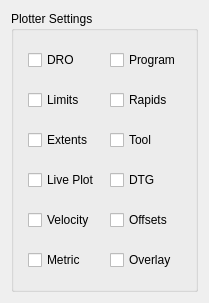
            <widget class="QWidget" name="tab_8">
             <attribute name="title">
              <string>Plotter</string>
             </attribute>
             <layout class="QVBoxLayout" name="verticalLayout_14">
              <item>
               <widget class="QGroupBox" name="groupBox_11">
                <property name="title">
                 <string>Plotter Settings</string>
                </property>
                <layout class="QVBoxLayout" name="verticalLayout_15">
                 <item>
                  <layout class="QGridLayout" name="gridLayout_3">
                   <property name="leftMargin">
                    <number>5</number>
                   </property>
                   <property name="topMargin">
                    <number>5</number>
                   </property>
                   <property name="rightMargin">
                    <number>5</number>
                   </property>
                   <property name="bottomMargin">
                    <number>5</number>
                   </property>
                   <property name="spacing">
                    <number>10</number>
                   </property>
                   <item row="3" column="1">
                    <widget class="QCheckBox" name="view_dtg_cb">
                     <property name="minimumSize">
                      <size>
                       <width>0</width>
                       <height>30</height>
                      </size>
                     </property>
                     <property name="text">
                      <string>DTG</string>
                     </property>
                     <property name="checkable">
                      <bool>true</bool>
                     </property>
                     <property name="checked">
                      <bool>false</bool>
                     </property>
                    </widget>
                   </item>
                   <item row="1" column="0">
                    <widget class="QCheckBox" name="view_limits_cb">
                     <property name="minimumSize">
                      <size>
                       <width>0</width>
                       <height>30</height>
                      </size>
                     </property>
                     <property name="text">
                      <string>Limits</string>
                     </property>
                     <property name="checkable">
                      <bool>true</bool>
                     </property>
                     <property name="checked">
                      <bool>false</bool>
                     </property>
                    </widget>
                   </item>
                   <item row="0" column="1">
                    <widget class="QCheckBox" name="view_program_cb">
                     <property name="minimumSize">
                      <size>
                       <width>0</width>
                       <height>30</height>
                      </size>
                     </property>
                     <property name="text">
                      <string>Program</string>
                     </property>
                     <property name="checkable">
                      <bool>true</bool>
                     </property>
                     <property name="checked">
                      <bool>false</bool>
                     </property>
                    </widget>
                   </item>
                   <item row="3" column="0">
                    <widget class="QCheckBox" name="view_live_plot_cb">
                     <property name="minimumSize">
                      <size>
                       <width>0</width>
                       <height>30</height>
                      </size>
                     </property>
                     <property name="text">
                      <string>Live Plot</string>
                     </property>
                     <property name="checkable">
                      <bool>true</bool>
                     </property>
                     <property name="checked">
                      <bool>false</bool>
                     </property>
                    </widget>
                   </item>
                   <item row="4" column="0">
                    <widget class="QCheckBox" name="view_velocity_cb">
                     <property name="minimumSize">
                      <size>
                       <width>0</width>
                       <height>30</height>
                      </size>
                     </property>
                     <property name="text">
                      <string>Velocity</string>
                     </property>
                     <property name="checkable">
                      <bool>true</bool>
                     </property>
                     <property name="checked">
                      <bool>false</bool>
                     </property>
                    </widget>
                   </item>
                   <item row="4" column="1">
                    <widget class="QCheckBox" name="view_offsets_cb">
                     <property name="minimumSize">
                      <size>
                       <width>0</width>
                       <height>30</height>
                      </size>
                     </property>
                     <property name="text">
                      <string>Offsets</string>
                     </property>
                     <property name="checkable">
                      <bool>true</bool>
                     </property>
                     <property name="checked">
                      <bool>false</bool>
                     </property>
                    </widget>
                   </item>
                   <item row="2" column="1">
                    <widget class="QCheckBox" name="view_tool_cb">
                     <property name="minimumSize">
                      <size>
                       <width>0</width>
                       <height>30</height>
                      </size>
                     </property>
                     <property name="text">
                      <string>Tool</string>
                     </property>
                     <property name="checkable">
                      <bool>true</bool>
                     </property>
                     <property name="checked">
                      <bool>false</bool>
                     </property>
                    </widget>
                   </item>
                   <item row="1" column="1">
                    <widget class="QCheckBox" name="view_rapids_cb">
                     <property name="minimumSize">
                      <size>
                       <width>0</width>
                       <height>30</height>
                      </size>
                     </property>
                     <property name="text">
                      <string>Rapids</string>
                     </property>
                     <property name="checkable">
                      <bool>true</bool>
                     </property>
                     <property name="checked">
                      <bool>false</bool>
                     </property>
                    </widget>
                   </item>
                   <item row="0" column="0">
                    <widget class="QCheckBox" name="view_dro_cb">
                     <property name="minimumSize">
                      <size>
                       <width>0</width>
                       <height>30</height>
                      </size>
                     </property>
                     <property name="text">
                      <string>DRO</string>
                     </property>
                     <property name="checkable">
                      <bool>true</bool>
                     </property>
                    </widget>
                   </item>
                   <item row="2" column="0">
                    <widget class="QCheckBox" name="view_extents_option_cb">
                     <property name="minimumSize">
                      <size>
                       <width>0</width>
                       <height>30</height>
                      </size>
                     </property>
                     <property name="text">
                      <string>Extents</string>
                     </property>
                     <property name="checkable">
                      <bool>true</bool>
                     </property>
                     <property name="checked">
                      <bool>false</bool>
                     </property>
                    </widget>
                   </item>
                   <item row="5" column="0">
                    <widget class="QCheckBox" name="view_metric_units_cb">
                     <property name="minimumSize">
                      <size>
                       <width>0</width>
                       <height>30</height>
                      </size>
                     </property>
                     <property name="text">
                      <string>Metric</string>
                     </property>
                     <property name="checkable">
                      <bool>true</bool>
                     </property>
                     <property name="checked">
                      <bool>false</bool>
                     </property>
                    </widget>
                   </item>
                   <item row="5" column="1">
                    <widget class="QCheckBox" name="view_overlay_cb">
                     <property name="minimumSize">
                      <size>
                       <width>0</width>
                       <height>30</height>
                      </size>
                     </property>
                     <property name="text">
                      <string>Overlay</string>
                     </property>
                     <property name="checkable">
                      <bool>true</bool>
                     </property>
                     <property name="checked">
                      <bool>false</bool>
                     </property>
                    </widget>
                   </item>
                  </layout>
                 </item>
                </layout>
               </widget>
              </item>
             </layout>
            </widget>
